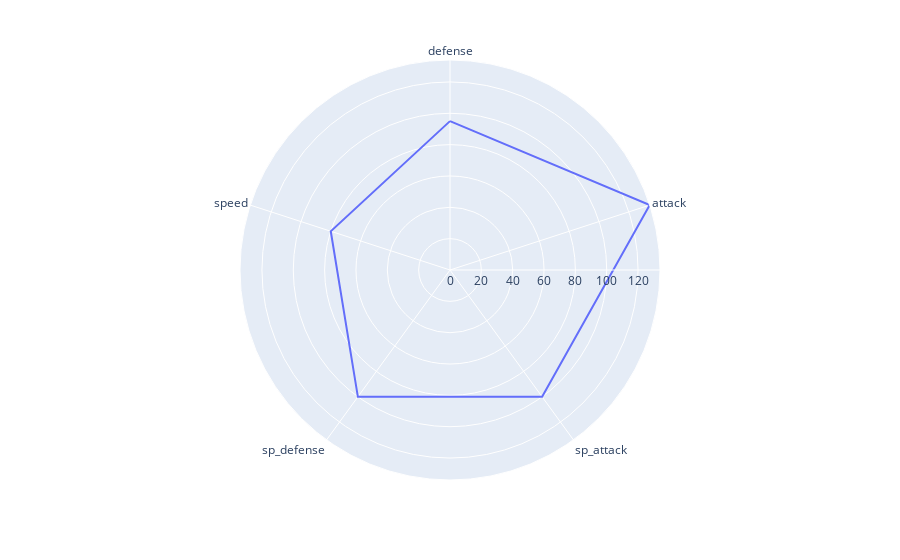

Write notebook code for a chart like this one.
### Code cell
import plotly.express as px
import pandas as pd
# df = pd.DataFrame(dict(
#     r=[1, 5, 2, 2, 3],
#     theta=['processing cost','mechanical properties','chemical stability',
#             'thermal stability', 'device integration']))
cols_set = ['name', 'defense', 'attack', 'sp_attack', 'sp_defense', 'speed']
pk = df[df.name == 'Dragonite'][cols_set]
pk = pk.melt(id_vars='name', var_name='stats', value_name='value_stats')

fig = px.line_polar(pk, r='value_stats', theta='stats', line_close=True)
fig.show()

### Figure 1 — Plotly figure (JSON) as saved in the notebook; plotly's stock layout.template omitted (floating-point values rounded to 4 significant figures)
{"data": [{"hovertemplate": "value_stats=%{r}<br>stats=%{theta}<extra></extra>", "legendgroup": "", "line": {"color": "#636efa", "dash": "solid"}, "marker": {"symbol": "circle"}, "mode": "lines", "name": "", "r": [95, 134, 100, 100, 80, 95], "showlegend": false, "subplot": "polar", "theta": ["defense", "attack", "sp_attack", "sp_defense", "speed", "defense"], "type": "scatterpolar"}], "layout": {"legend": {"tracegroupgap": 0}, "margin": {"t": 60}, "polar": {"angularaxis": {"direction": "clockwise", "rotation": 90}, "domain": {"x": [0, 1], "y": [0, 1]}}}}
